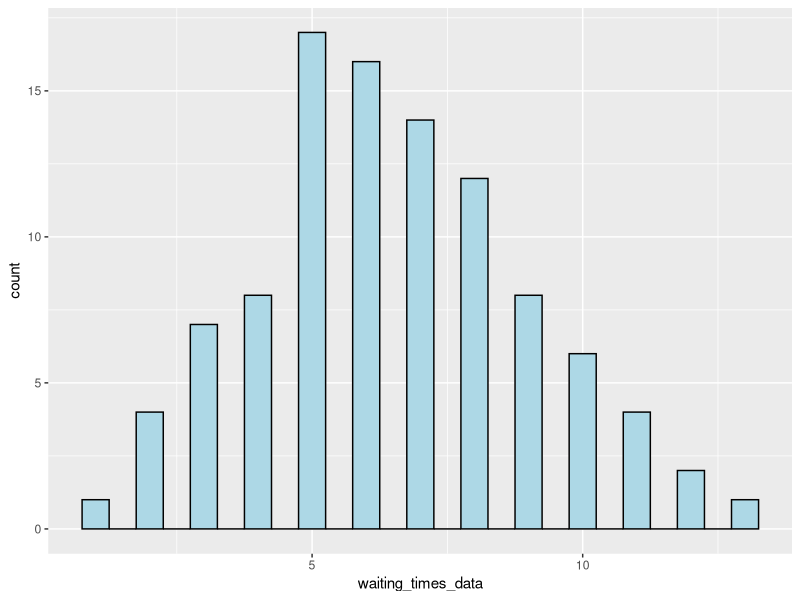
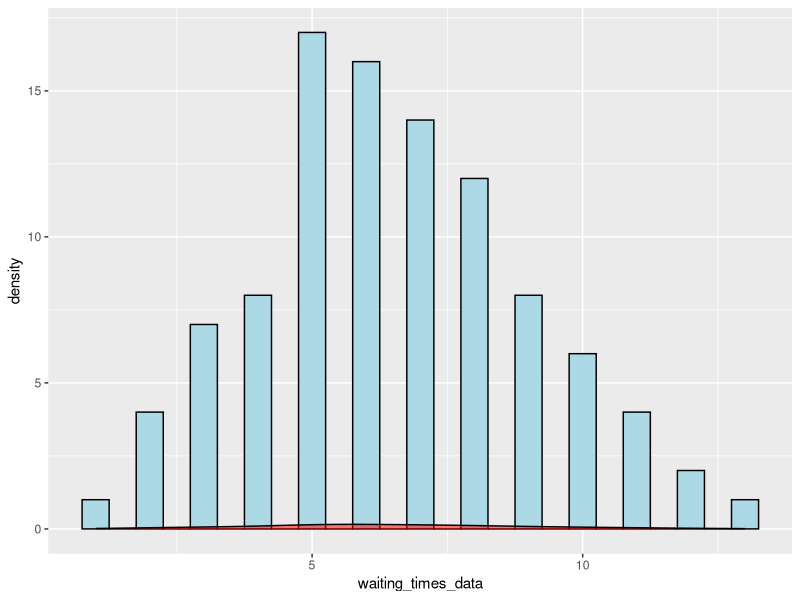

Here is the R script that generated these plots, in order:
## ---- chunk 1
knitr::opts_chunk$set(echo = TRUE)
## ---- chunk 2

classes = 13

class_length <- (13 - 0) / classes

class_length
## ---- chunk 3

freq <- c(1, 4, 7, 8, 17, 16, 14, 12, 8, 6, 4, 2, 1)
classes <- 1:13

class_frequency <- data.frame(classes, freq)

class_frequency

cumulative_frequency <- cumsum(freq)
cumulative_percent_frequency <- cumulative_frequency / sum(freq) * 100

class_frequency$cumulative_frequency <- cumulative_frequency
class_frequency$cumulative_percent_frequency <- paste0(round(cumulative_percent_frequency, 2), " %")

class_frequency
## ---- chunk 4
waiting_times <- c(1, 4, 7, 8, 17, 16, 14, 12, 8, 6, 4, 2, 1)
classes <- 1:13
class_frequency <- data.frame(classes, waiting_times)

waiting_times_data <- c()
for (i in 1:13) {
  waiting_times_data <- c(waiting_times_data, rep(classes[i], waiting_times[i]))
}

waiting_times_data <- waiting_times_data[1:100]

# Create a histogram
library('ggplot2')
hist <- ggplot(data=data.frame(waiting_times_data), aes(x=waiting_times_data)) +
  geom_histogram(binwidth=0.5, fill="lightblue", color="black")
hist
# Add a frequency polygon to the histogram
hist + geom_density(fill="red", alpha=0.5)

